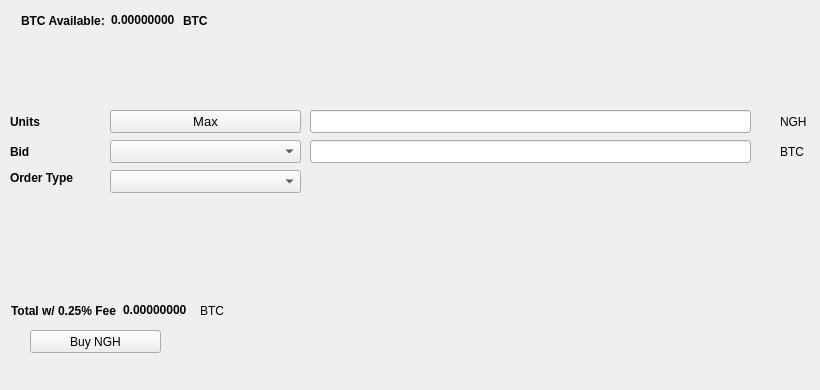
   <widget class="QWidget" name="BuyTab">
    <attribute name="title">
     <string>Buy</string>
    </attribute>
    <widget class="QPushButton" name="BuyNGH">
     <property name="geometry">
      <rect>
       <x>30</x>
       <y>330</y>
       <width>131</width>
       <height>23</height>
      </rect>
     </property>
     <property name="text">
      <string>Buy NGH</string>
     </property>
     <property name="icon">
      <iconset resource="../henga.qrc">
       <normaloff>:/icons/bitcoin</normaloff>:/icons/bitcoin</iconset>
     </property>
    </widget>
    <widget class="QLabel" name="label_3">
     <property name="geometry">
      <rect>
       <x>10</x>
       <y>110</y>
       <width>46</width>
       <height>23</height>
      </rect>
     </property>
     <property name="font">
      <font>
       <weight>75</weight>
       <bold>true</bold>
      </font>
     </property>
     <property name="text">
      <string>Units</string>
     </property>
    </widget>
    <widget class="QLineEdit" name="UnitsInput">
     <property name="geometry">
      <rect>
       <x>310</x>
       <y>110</y>
       <width>441</width>
       <height>23</height>
      </rect>
     </property>
     <property name="font">
      <font>
       <pointsize>9</pointsize>
       <weight>75</weight>
       <bold>true</bold>
      </font>
     </property>
    </widget>
    <widget class="QLineEdit" name="BuyBidPriceEdit">
     <property name="geometry">
      <rect>
       <x>310</x>
       <y>140</y>
       <width>441</width>
       <height>23</height>
      </rect>
     </property>
     <property name="font">
      <font>
       <pointsize>9</pointsize>
       <weight>75</weight>
       <bold>true</bold>
      </font>
     </property>
    </widget>
    <widget class="QLabel" name="label_4">
     <property name="geometry">
      <rect>
       <x>780</x>
       <y>110</y>
       <width>31</width>
       <height>23</height>
      </rect>
     </property>
     <property name="text">
      <string>NGH</string>
     </property>
    </widget>
    <widget class="QLabel" name="label_5">
     <property name="geometry">
      <rect>
       <x>780</x>
       <y>140</y>
       <width>31</width>
       <height>23</height>
      </rect>
     </property>
     <property name="text">
      <string>BTC</string>
     </property>
    </widget>
    <widget class="QLabel" name="label_6">
     <property name="geometry">
      <rect>
       <x>10</x>
       <y>140</y>
       <width>46</width>
       <height>23</height>
      </rect>
     </property>
     <property name="font">
      <font>
       <weight>75</weight>
       <bold>true</bold>
      </font>
     </property>
     <property name="text">
      <string>Bid</string>
     </property>
    </widget>
    <widget class="QLabel" name="label_7">
     <property name="geometry">
      <rect>
       <x>10</x>
       <y>170</y>
       <width>91</width>
       <height>16</height>
      </rect>
     </property>
     <property name="font">
      <font>
       <weight>75</weight>
       <bold>true</bold>
      </font>
     </property>
     <property name="text">
      <string>Order Type</string>
     </property>
    </widget>
    <widget class="QPushButton" name="Buy_Max_Amount">
     <property name="geometry">
      <rect>
       <x>110</x>
       <y>110</y>
       <width>191</width>
       <height>23</height>
      </rect>
     </property>
     <property name="font">
      <font>
       <pointsize>10</pointsize>
      </font>
     </property>
     <property name="text">
      <string>Max</string>
     </property>
    </widget>
    <widget class="QComboBox" name="BuyBidcomboBox">
     <property name="geometry">
      <rect>
       <x>110</x>
       <y>140</y>
       <width>191</width>
       <height>23</height>
      </rect>
     </property>
     <property name="font">
      <font>
       <pointsize>10</pointsize>
      </font>
     </property>
    </widget>
    <widget class="QComboBox" name="buyOrdertypeCombo">
     <property name="geometry">
      <rect>
       <x>110</x>
       <y>170</y>
       <width>191</width>
       <height>23</height>
      </rect>
     </property>
     <property name="font">
      <font>
       <pointsize>10</pointsize>
      </font>
     </property>
    </widget>
    <widget class="QWidget" name="layoutWidget1">
     <property name="geometry">
      <rect>
       <x>21</x>
       <y>11</y>
       <width>227</width>
       <height>19</height>
      </rect>
     </property>
     <layout class="QHBoxLayout" name="horizontalLayout_3">
      <item>
       <widget class="QLabel" name="label232">
        <property name="font">
         <font>
          <weight>75</weight>
          <bold>true</bold>
         </font>
        </property>
        <property name="text">
         <string>BTC Available:</string>
        </property>
       </widget>
      </item>
      <item>
       <widget class="QLabel" name="BtcAvailableLbl">
        <property name="palette">
         <palette>
          <active>
           <colorrole role="WindowText">
            <brush brushstyle="SolidPattern">
             <color alpha="255">
              <red>0</red>
              <green>0</green>
              <blue>0</blue>
             </color>
            </brush>
           </colorrole>
           <colorrole role="Button">
            <brush brushstyle="SolidPattern">
             <color alpha="255">
              <red>0</red>
              <green>170</green>
              <blue>0</blue>
             </color>
            </brush>
           </colorrole>
           <colorrole role="Light">
            <brush brushstyle="SolidPattern">
             <color alpha="255">
              <red>0</red>
              <green>255</green>
              <blue>0</blue>
             </color>
            </brush>
           </colorrole>
           <colorrole role="Midlight">
            <brush brushstyle="SolidPattern">
             <color alpha="255">
              <red>0</red>
              <green>212</green>
              <blue>0</blue>
             </color>
            </brush>
           </colorrole>
           <colorrole role="Dark">
            <brush brushstyle="SolidPattern">
             <color alpha="255">
              <red>0</red>
              <green>85</green>
              <blue>0</blue>
             </color>
            </brush>
           </colorrole>
           <colorrole role="Mid">
            <brush brushstyle="SolidPattern">
             <color alpha="255">
              <red>0</red>
              <green>113</green>
              <blue>0</blue>
             </color>
            </brush>
           </colorrole>
           <colorrole role="Text">
            <brush brushstyle="SolidPattern">
             <color alpha="255">
              <red>0</red>
              <green>170</green>
              <blue>0</blue>
             </color>
            </brush>
           </colorrole>
           <colorrole role="BrightText">
            <brush brushstyle="SolidPattern">
             <color alpha="255">
              <red>255</red>
              <green>255</green>
              <blue>255</blue>
             </color>
            </brush>
           </colorrole>
           <colorrole role="ButtonText">
            <brush brushstyle="SolidPattern">
             <color alpha="255">
              <red>0</red>
              <green>0</green>
              <blue>0</blue>
             </color>
            </brush>
           </colorrole>
           <colorrole role="Base">
            <brush brushstyle="SolidPattern">
             <color alpha="255">
              <red>255</red>
              <green>255</green>
              <blue>255</blue>
             </color>
            </brush>
           </colorrole>
           <colorrole role="Window">
            <brush brushstyle="SolidPattern">
             <color alpha="255">
              <red>0</red>
              <green>170</green>
              <blue>0</blue>
             </color>
            </brush>
           </colorrole>
           <colorrole role="Shadow">
            <brush brushstyle="SolidPattern">
             <color alpha="255">
              <red>0</red>
              <green>0</green>
              <blue>0</blue>
             </color>
            </brush>
           </colorrole>
           <colorrole role="AlternateBase">
            <brush brushstyle="SolidPattern">
             <color alpha="255">
              <red>127</red>
              <green>212</green>
              <blue>127</blue>
             </color>
            </brush>
           </colorrole>
           <colorrole role="ToolTipBase">
            <brush brushstyle="SolidPattern">
             <color alpha="255">
              <red>255</red>
              <green>255</green>
              <blue>220</blue>
             </color>
            </brush>
           </colorrole>
           <colorrole role="ToolTipText">
            <brush brushstyle="SolidPattern">
             <color alpha="255">
              <red>0</red>
              <green>0</green>
              <blue>0</blue>
             </color>
            </brush>
           </colorrole>
          </active>
          <inactive>
           <colorrole role="WindowText">
            <brush brushstyle="SolidPattern">
             <color alpha="255">
              <red>0</red>
              <green>0</green>
              <blue>0</blue>
             </color>
            </brush>
           </colorrole>
           <colorrole role="Button">
            <brush brushstyle="SolidPattern">
             <color alpha="255">
              <red>0</red>
              <green>170</green>
              <blue>0</blue>
             </color>
            </brush>
           </colorrole>
           <colorrole role="Light">
            <brush brushstyle="SolidPattern">
             <color alpha="255">
              <red>0</red>
              <green>255</green>
              <blue>0</blue>
             </color>
            </brush>
           </colorrole>
           <colorrole role="Midlight">
            <brush brushstyle="SolidPattern">
             <color alpha="255">
              <red>0</red>
              <green>212</green>
              <blue>0</blue>
             </color>
            </brush>
           </colorrole>
           <colorrole role="Dark">
            <brush brushstyle="SolidPattern">
             <color alpha="255">
              <red>0</red>
              <green>85</green>
              <blue>0</blue>
             </color>
            </brush>
           </colorrole>
           <colorrole role="Mid">
            <brush brushstyle="SolidPattern">
             <color alpha="255">
              <red>0</red>
              <green>113</green>
              <blue>0</blue>
             </color>
            </brush>
           </colorrole>
           <colorrole role="Text">
            <brush brushstyle="SolidPattern">
             <color alpha="255">
              <red>0</red>
              <green>170</green>
              <blue>0</blue>
             </color>
            </brush>
           </colorrole>
           <colorrole role="BrightText">
            <brush brushstyle="SolidPattern">
             <color alpha="255">
              <red>255</red>
              <green>255</green>
              <blue>255</blue>
             </color>
            </brush>
           </colorrole>
           <colorrole role="ButtonText">
            <brush brushstyle="SolidPattern">
             <color alpha="255">
              <red>0</red>
              <green>0</green>
              <blue>0</blue>
             </color>
            </brush>
           </colorrole>
           <colorrole role="Base">
            <brush brushstyle="SolidPattern">
             <color alpha="255">
              <red>255</red>
              <green>255</green>
              <blue>255</blue>
             </color>
            </brush>
           </colorrole>
           <colorrole role="Window">
            <brush brushstyle="SolidPattern">
             <color alpha="255">
              <red>0</red>
              <green>170</green>
              <blue>0</blue>
             </color>
            </brush>
           </colorrole>
           <colorrole role="Shadow">
            <brush brushstyle="SolidPattern">
             <color alpha="255">
              <red>0</red>
              <green>0</green>
              <blue>0</blue>
             </color>
            </brush>
           </colorrole>
           <colorrole role="AlternateBase">
            <brush brushstyle="SolidPattern">
             <color alpha="255">
              <red>127</red>
              <green>212</green>
              <blue>127</blue>
             </color>
            </brush>
           </colorrole>
           <colorrole role="ToolTipBase">
            <brush brushstyle="SolidPattern">
             <color alpha="255">
              <red>255</red>
              <green>255</green>
              <blue>220</blue>
             </color>
            </brush>
           </colorrole>
           <colorrole role="ToolTipText">
            <brush brushstyle="SolidPattern">
             <color alpha="255">
              <red>0</red>
              <green>0</green>
              <blue>0</blue>
             </color>
            </brush>
           </colorrole>
          </inactive>
          <disabled>
           <colorrole role="WindowText">
            <brush brushstyle="SolidPattern">
             <color alpha="255">
              <red>0</red>
              <green>85</green>
              <blue>0</blue>
             </color>
            </brush>
           </colorrole>
           <colorrole role="Button">
            <brush brushstyle="SolidPattern">
             <color alpha="255">
              <red>0</red>
              <green>170</green>
              <blue>0</blue>
             </color>
            </brush>
           </colorrole>
           <colorrole role="Light">
            <brush brushstyle="SolidPattern">
             <color alpha="255">
              <red>0</red>
              <green>255</green>
              <blue>0</blue>
             </color>
            </brush>
           </colorrole>
           <colorrole role="Midlight">
            <brush brushstyle="SolidPattern">
             <color alpha="255">
              <red>0</red>
              <green>212</green>
              <blue>0</blue>
             </color>
            </brush>
           </colorrole>
           <colorrole role="Dark">
            <brush brushstyle="SolidPattern">
             <color alpha="255">
              <red>0</red>
              <green>85</green>
              <blue>0</blue>
             </color>
            </brush>
           </colorrole>
           <colorrole role="Mid">
            <brush brushstyle="SolidPattern">
             <color alpha="255">
              <red>0</red>
              <green>113</green>
              <blue>0</blue>
             </color>
            </brush>
           </colorrole>
           <colorrole role="Text">
            <brush brushstyle="SolidPattern">
             <color alpha="255">
              <red>0</red>
              <green>85</green>
              <blue>0</blue>
             </color>
            </brush>
           </colorrole>
           <colorrole role="BrightText">
            <brush brushstyle="SolidPattern">
             <color alpha="255">
              <red>255</red>
              <green>255</green>
              <blue>255</blue>
             </color>
            </brush>
           </colorrole>
           <colorrole role="ButtonText">
            <brush brushstyle="SolidPattern">
             <color alpha="255">
              <red>0</red>
              <green>85</green>
              <blue>0</blue>
             </color>
            </brush>
           </colorrole>
           <colorrole role="Base">
            <brush brushstyle="SolidPattern">
             <color alpha="255">
              <red>0</red>
              <green>170</green>
              <blue>0</blue>
             </color>
            </brush>
           </colorrole>
           <colorrole role="Window">
            <brush brushstyle="SolidPattern">
             <color alpha="255">
              <red>0</red>
              <green>170</green>
              <blue>0</blue>
             </color>
            </brush>
           </colorrole>
           <colorrole role="Shadow">
            <brush brushstyle="SolidPattern">
             <color alpha="255">
              <red>0</red>
              <green>0</green>
              <blue>0</blue>
             </color>
            </brush>
           </colorrole>
           <colorrole role="AlternateBase">
            <brush brushstyle="SolidPattern">
             <color alpha="255">
              <red>0</red>
              <green>170</green>
              <blue>0</blue>
             </color>
            </brush>
           </colorrole>
           <colorrole role="ToolTipBase">
            <brush brushstyle="SolidPattern">
             <color alpha="255">
              <red>255</red>
              <green>255</green>
              <blue>220</blue>
             </color>
            </brush>
           </colorrole>
           <colorrole role="ToolTipText">
            <brush brushstyle="SolidPattern">
             <color alpha="255">
              <red>0</red>
              <green>0</green>
              <blue>0</blue>
             </color>
            </brush>
           </colorrole>
          </disabled>
         </palette>
        </property>
        <property name="font">
         <font>
          <weight>75</weight>
          <bold>true</bold>
         </font>
        </property>
        <property name="text">
         <string>0.00000000</string>
        </property>
        <property name="textInteractionFlags">
         <set>Qt::LinksAccessibleByMouse|Qt::TextSelectableByKeyboard|Qt::TextSelectableByMouse</set>
        </property>
       </widget>
      </item>
      <item>
       <widget class="QLabel" name="BtcAvailableLbl_2">
        <property name="font">
         <font>
          <weight>75</weight>
          <bold>true</bold>
         </font>
        </property>
        <property name="text">
         <string>BTC</string>
        </property>
       </widget>
      </item>
     </layout>
    </widget>
    <widget class="QWidget" name="layoutWidge2">
     <property name="geometry">
      <rect>
       <x>11</x>
       <y>301</y>
       <width>259</width>
       <height>19</height>
      </rect>
     </property>
     <layout class="QHBoxLayout" name="horizontalLayout_4">
      <item>
       <widget class="QLabel" name="label_9">
        <property name="font">
         <font>
          <weight>75</weight>
          <bold>true</bold>
         </font>
        </property>
        <property name="text">
         <string>Total w/ 0.25% Fee</string>
        </property>
       </widget>
      </item>
      <item>
       <widget class="QLabel" name="BuyCostLabel">
        <property name="palette">
         <palette>
          <active>
           <colorrole role="WindowText">
            <brush brushstyle="SolidPattern">
             <color alpha="255">
              <red>0</red>
              <green>0</green>
              <blue>0</blue>
             </color>
            </brush>
           </colorrole>
           <colorrole role="Button">
            <brush brushstyle="SolidPattern">
             <color alpha="255">
              <red>0</red>
              <green>170</green>
              <blue>0</blue>
             </color>
            </brush>
           </colorrole>
           <colorrole role="Light">
            <brush brushstyle="SolidPattern">
             <color alpha="255">
              <red>0</red>
              <green>255</green>
              <blue>0</blue>
             </color>
            </brush>
           </colorrole>
           <colorrole role="Midlight">
            <brush brushstyle="SolidPattern">
             <color alpha="255">
              <red>0</red>
              <green>212</green>
              <blue>0</blue>
             </color>
            </brush>
           </colorrole>
           <colorrole role="Dark">
            <brush brushstyle="SolidPattern">
             <color alpha="255">
              <red>0</red>
              <green>85</green>
              <blue>0</blue>
             </color>
            </brush>
           </colorrole>
           <colorrole role="Mid">
            <brush brushstyle="SolidPattern">
             <color alpha="255">
              <red>0</red>
              <green>113</green>
              <blue>0</blue>
             </color>
            </brush>
           </colorrole>
           <colorrole role="Text">
            <brush brushstyle="SolidPattern">
             <color alpha="255">
              <red>0</red>
              <green>170</green>
              <blue>0</blue>
             </color>
            </brush>
           </colorrole>
           <colorrole role="BrightText">
            <brush brushstyle="SolidPattern">
             <color alpha="255">
              <red>255</red>
              <green>255</green>
              <blue>255</blue>
             </color>
            </brush>
           </colorrole>
           <colorrole role="ButtonText">
            <brush brushstyle="SolidPattern">
             <color alpha="255">
              <red>0</red>
              <green>0</green>
              <blue>0</blue>
             </color>
            </brush>
           </colorrole>
           <colorrole role="Base">
            <brush brushstyle="SolidPattern">
             <color alpha="255">
              <red>255</red>
              <green>255</green>
              <blue>255</blue>
             </color>
            </brush>
           </colorrole>
           <colorrole role="Window">
            <brush brushstyle="SolidPattern">
             <color alpha="255">
              <red>0</red>
              <green>170</green>
              <blue>0</blue>
             </color>
            </brush>
           </colorrole>
           <colorrole role="Shadow">
            <brush brushstyle="SolidPattern">
             <color alpha="255">
              <red>0</red>
              <green>0</green>
              <blue>0</blue>
             </color>
            </brush>
           </colorrole>
           <colorrole role="AlternateBase">
            <brush brushstyle="SolidPattern">
             <color alpha="255">
              <red>127</red>
              <green>212</green>
              <blue>127</blue>
             </color>
            </brush>
           </colorrole>
           <colorrole role="ToolTipBase">
            <brush brushstyle="SolidPattern">
             <color alpha="255">
              <red>255</red>
              <green>255</green>
              <blue>220</blue>
             </color>
            </brush>
           </colorrole>
           <colorrole role="ToolTipText">
            <brush brushstyle="SolidPattern">
             <color alpha="255">
              <red>0</red>
              <green>0</green>
              <blue>0</blue>
             </color>
            </brush>
           </colorrole>
          </active>
          <inactive>
           <colorrole role="WindowText">
            <brush brushstyle="SolidPattern">
             <color alpha="255">
              <red>0</red>
              <green>0</green>
              <blue>0</blue>
             </color>
            </brush>
           </colorrole>
           <colorrole role="Button">
            <brush brushstyle="SolidPattern">
             <color alpha="255">
              <red>0</red>
              <green>170</green>
              <blue>0</blue>
             </color>
            </brush>
           </colorrole>
           <colorrole role="Light">
            <brush brushstyle="SolidPattern">
             <color alpha="255">
              <red>0</red>
              <green>255</green>
              <blue>0</blue>
             </color>
            </brush>
           </colorrole>
           <colorrole role="Midlight">
            <brush brushstyle="SolidPattern">
             <color alpha="255">
              <red>0</red>
              <green>212</green>
              <blue>0</blue>
             </color>
            </brush>
           </colorrole>
           <colorrole role="Dark">
            <brush brushstyle="SolidPattern">
             <color alpha="255">
              <red>0</red>
              <green>85</green>
              <blue>0</blue>
             </color>
            </brush>
           </colorrole>
           <colorrole role="Mid">
            <brush brushstyle="SolidPattern">
             <color alpha="255">
              <red>0</red>
              <green>113</green>
              <blue>0</blue>
             </color>
            </brush>
           </colorrole>
           <colorrole role="Text">
            <brush brushstyle="SolidPattern">
             <color alpha="255">
              <red>0</red>
              <green>170</green>
              <blue>0</blue>
             </color>
            </brush>
           </colorrole>
           <colorrole role="BrightText">
            <brush brushstyle="SolidPattern">
             <color alpha="255">
              <red>255</red>
              <green>255</green>
              <blue>255</blue>
             </color>
            </brush>
           </colorrole>
           <colorrole role="ButtonText">
            <brush brushstyle="SolidPattern">
             <color alpha="255">
              <red>0</red>
              <green>0</green>
              <blue>0</blue>
             </color>
            </brush>
           </colorrole>
           <colorrole role="Base">
            <brush brushstyle="SolidPattern">
             <color alpha="255">
              <red>255</red>
              <green>255</green>
              <blue>255</blue>
             </color>
            </brush>
           </colorrole>
           <colorrole role="Window">
            <brush brushstyle="SolidPattern">
             <color alpha="255">
              <red>0</red>
              <green>170</green>
              <blue>0</blue>
             </color>
            </brush>
           </colorrole>
           <colorrole role="Shadow">
            <brush brushstyle="SolidPattern">
             <color alpha="255">
              <red>0</red>
              <green>0</green>
              <blue>0</blue>
             </color>
            </brush>
           </colorrole>
           <colorrole role="AlternateBase">
            <brush brushstyle="SolidPattern">
             <color alpha="255">
              <red>127</red>
              <green>212</green>
              <blue>127</blue>
             </color>
            </brush>
           </colorrole>
           <colorrole role="ToolTipBase">
            <brush brushstyle="SolidPattern">
             <color alpha="255">
              <red>255</red>
              <green>255</green>
              <blue>220</blue>
             </color>
            </brush>
           </colorrole>
           <colorrole role="ToolTipText">
            <brush brushstyle="SolidPattern">
             <color alpha="255">
              <red>0</red>
              <green>0</green>
              <blue>0</blue>
             </color>
            </brush>
           </colorrole>
          </inactive>
          <disabled>
           <colorrole role="WindowText">
            <brush brushstyle="SolidPattern">
             <color alpha="255">
              <red>0</red>
              <green>85</green>
              <blue>0</blue>
             </color>
            </brush>
           </colorrole>
           <colorrole role="Button">
            <brush brushstyle="SolidPattern">
             <color alpha="255">
              <red>0</red>
              <green>170</green>
              <blue>0</blue>
             </color>
            </brush>
           </colorrole>
           <colorrole role="Light">
            <brush brushstyle="SolidPattern">
             <color alpha="255">
              <red>0</red>
              <green>255</green>
              <blue>0</blue>
             </color>
            </brush>
           </colorrole>
           <colorrole role="Midlight">
            <brush brushstyle="SolidPattern">
             <color alpha="255">
              <red>0</red>
              <green>212</green>
              <blue>0</blue>
             </color>
            </brush>
           </colorrole>
           <colorrole role="Dark">
            <brush brushstyle="SolidPattern">
             <color alpha="255">
              <red>0</red>
              <green>85</green>
              <blue>0</blue>
             </color>
            </brush>
           </colorrole>
           <colorrole role="Mid">
            <brush brushstyle="SolidPattern">
             <color alpha="255">
              <red>0</red>
              <green>113</green>
              <blue>0</blue>
             </color>
            </brush>
           </colorrole>
           <colorrole role="Text">
            <brush brushstyle="SolidPattern">
             <color alpha="255">
              <red>0</red>
              <green>85</green>
              <blue>0</blue>
             </color>
            </brush>
           </colorrole>
           <colorrole role="BrightText">
            <brush brushstyle="SolidPattern">
             <color alpha="255">
              <red>255</red>
              <green>255</green>
              <blue>255</blue>
             </color>
            </brush>
           </colorrole>
           <colorrole role="ButtonText">
            <brush brushstyle="SolidPattern">
             <color alpha="255">
              <red>0</red>
              <green>85</green>
              <blue>0</blue>
             </color>
            </brush>
           </colorrole>
           <colorrole role="Base">
            <brush brushstyle="SolidPattern">
             <color alpha="255">
              <red>0</red>
              <green>170</green>
              <blue>0</blue>
             </color>
            </brush>
           </colorrole>
           <colorrole role="Window">
            <brush brushstyle="SolidPattern">
             <color alpha="255">
              <red>0</red>
              <green>170</green>
              <blue>0</blue>
             </color>
            </brush>
           </colorrole>
           <colorrole role="Shadow">
            <brush brushstyle="SolidPattern">
             <color alpha="255">
              <red>0</red>
              <green>0</green>
              <blue>0</blue>
             </color>
            </brush>
           </colorrole>
           <colorrole role="AlternateBase">
            <brush brushstyle="SolidPattern">
             <color alpha="255">
              <red>0</red>
              <green>170</green>
              <blue>0</blue>
             </color>
            </brush>
           </colorrole>
           <colorrole role="ToolTipBase">
            <brush brushstyle="SolidPattern">
             <color alpha="255">
              <red>255</red>
              <green>255</green>
              <blue>220</blue>
             </color>
            </brush>
           </colorrole>
           <colorrole role="ToolTipText">
            <brush brushstyle="SolidPattern">
             <color alpha="255">
              <red>0</red>
              <green>0</green>
              <blue>0</blue>
             </color>
            </brush>
           </colorrole>
          </disabled>
         </palette>
        </property>
        <property name="font">
         <font>
          <weight>75</weight>
          <bold>true</bold>
         </font>
        </property>
        <property name="autoFillBackground">
         <bool>false</bool>
        </property>
        <property name="text">
         <string>0.00000000</string>
        </property>
        <property name="textInteractionFlags">
         <set>Qt::LinksAccessibleByMouse|Qt::TextSelectableByMouse</set>
        </property>
       </widget>
      </item>
      <item>
       <widget class="QLabel" name="label_10">
        <property name="font">
         <font>
          <weight>50</weight>
          <bold>false</bold>
         </font>
        </property>
        <property name="text">
         <string>BTC</string>
        </property>
       </widget>
      </item>
     </layout>
    </widget>
    <widget class="QLabel" name="label_24">
     <property name="geometry">
      <rect>
       <x>460</x>
       <y>300</y>
       <width>281</width>
       <height>81</height>
      </rect>
     </property>
     <property name="text">
      <string/>
     </property>
     <property name="pixmap">
      <pixmap>:/images/bittrex</pixmap>
     </property>
    </widget>
   </widget>
